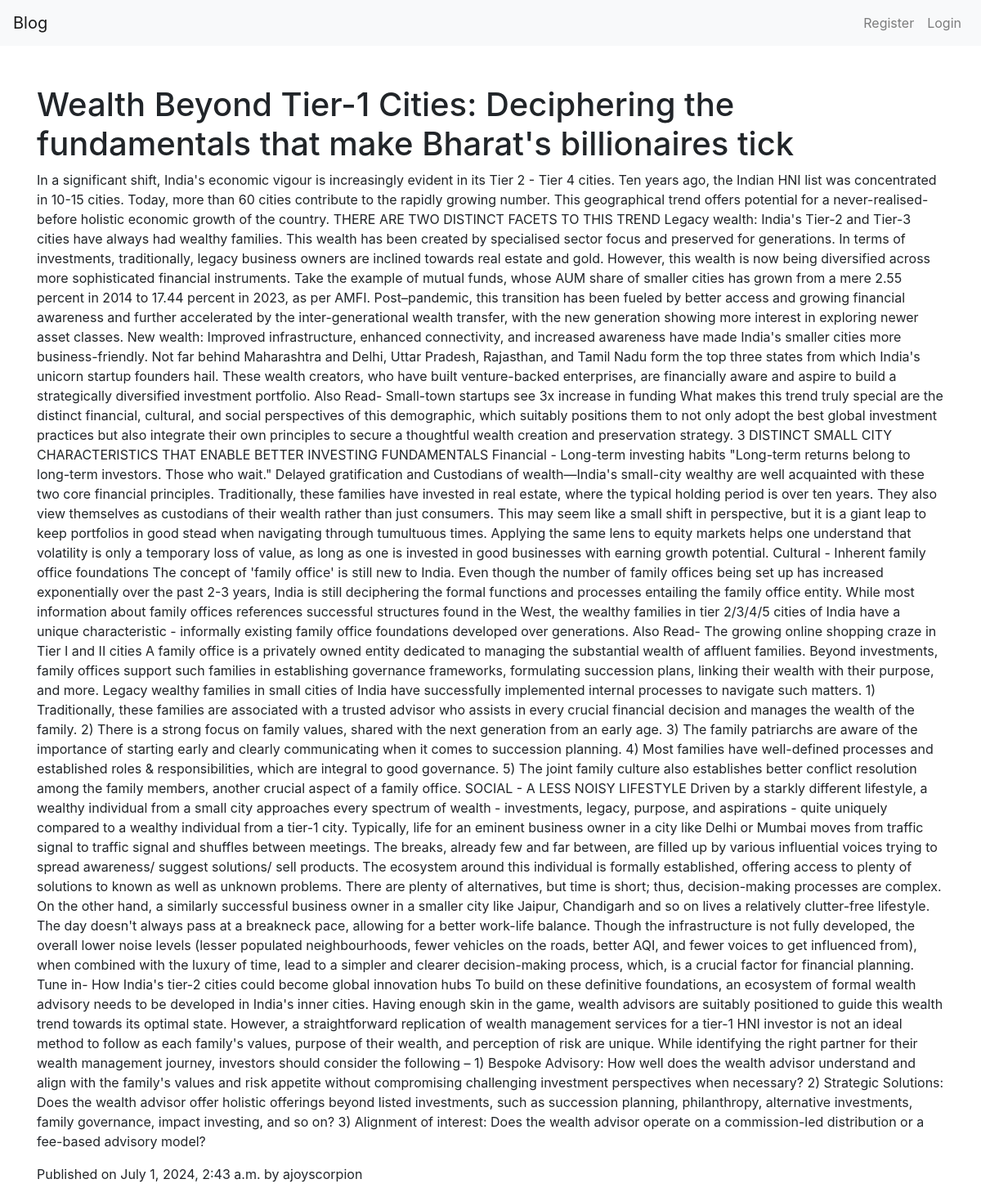
Screenshot of /blogDetails/14/ with the database file from the repository.
### blog/models.py (models this page shows)
class BlogPost(models.Model):
    title = models.CharField(max_length=200)
    content = models.TextField()
    publication_date = models.DateTimeField(auto_now_add=True)
    author = models.ForeignKey(User, on_delete=models.CASCADE)
    def __str__(self):
        return self.title

### blog/views.py (the view)
# urls.py: path('blogDetails/<int:pk>/',views.blogDetails,name='blogDetails'),
def blogDetails(request,pk):
    post = get_object_or_404(BlogPost,pk=pk)
    print(post)
    return render(request,'blogDetails.html',{'post':post})

### templates/blogDetails.html (shortened to what this page needs)
{% extends 'base.html' %}
{% block content %}
    <h1>{{ post.title }}</h1>
    <p>{{ post.content }}</p>
    <p>Published on {{ post.publication_date }} by {{ post.author }}</p>
{% endblock %}

### rows the page displays
BlogPost: title "Wealth Beyond Tier-1 Cities: Deciphering the fundamentals that make Bharat's billionaires tick", content "In a significant shift, India's economic vigour is increasingly evident in its Tier 2 - Tier 4 cities. Ten years ago, the Indian HNI list was concentrated in 10-15 cities. Today, more than 60 cities contribute to the rapidly growing number. This geographical trend offers potential for a never-realised-before holistic economic growth of the country. THERE ARE TWO DISTINCT FACETS TO THIS TREND Legacy wealth: India's Tier-2 and Tier-3 cities have always had wealthy families. This wealth has been created by specialised sector focus and preserved for generations. In terms of investments, traditionally, legacy business owners are inclined towards real estate and gold. However, this wealth is now…", publication_date "July 1, 2024, 2:43 a.m.", author "ajoyscorpion"
